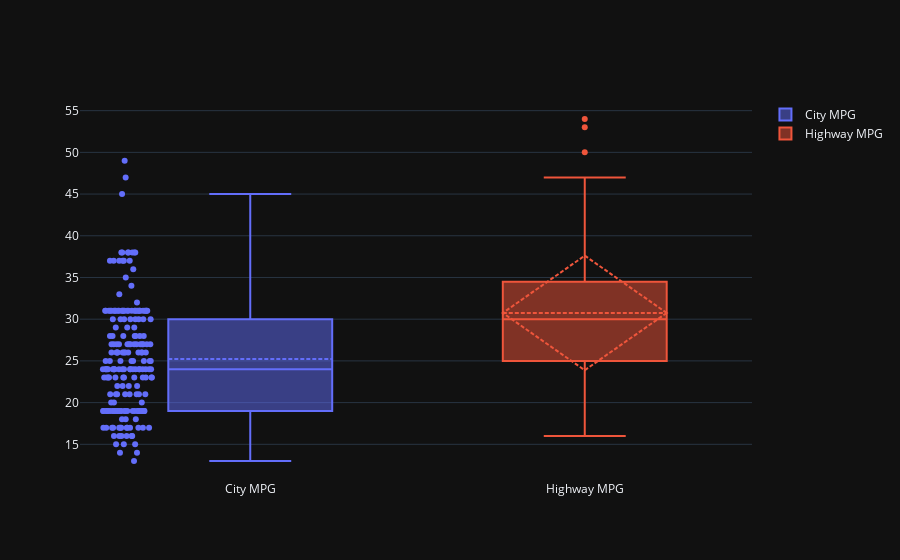

Notebook cell for this chart:
### Markdown cell above
<div style="padding:15px 30px 25px; background: #28559A; font-family: sans-serif;border-radius: 10px">
  <h2 style="text-align: center; color: #DEB992; padding:15px 30px; border: 1px solid #DEB992; border-radius: 10px">
    Customizing Box Plot
  </h2>
</div>

### Code cell
trace0 = go.Box(
    y=auto_data['city-mpg'],
    name='City MPG',

    boxpoints='all',  # show data points which forms the boxplot

    boxmean=True,  # show the mean
)
trace1 = go.Box(
    y=auto_data['highway-mpg'],
    name='Highway MPG',

    boxmean='sd',  # sd = Standard Deviation, show mean and the St. Dev.
)

data = [trace0, trace1]
offline.iplot(data)

### Figure 1 — Plotly figure (JSON) as saved in the notebook; plotly's stock layout.template omitted (floating-point values rounded to 4 significant figures; data arrays with more than 128 entries replaced by an {"elided": "..."} marker saying what was removed)
{"data": [{"boxmean": true, "boxpoints": "all", "name": "City MPG", "y": {"elided": "205 int values"}, "type": "box"}, {"boxmean": "sd", "name": "Highway MPG", "y": {"elided": "205 int values"}, "type": "box"}], "layout": {}}
